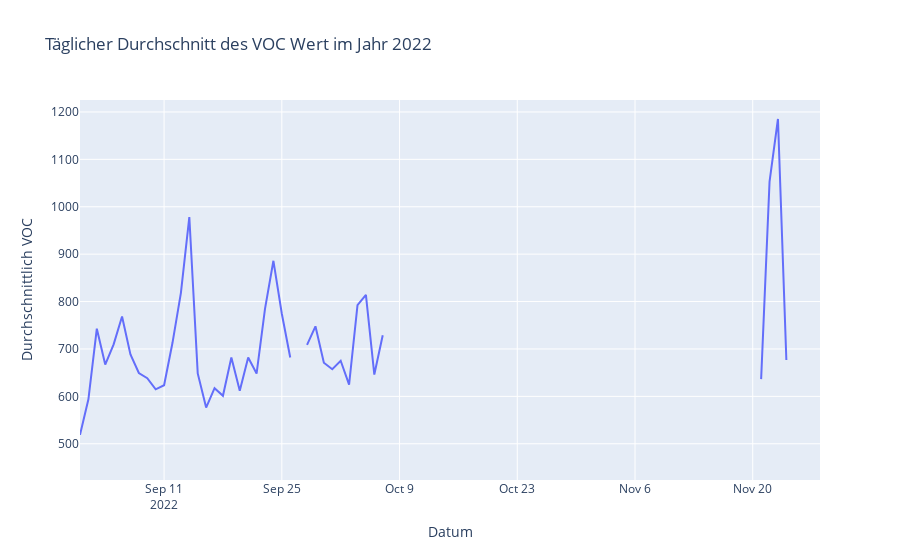

Notebook cell for this chart:
### Code cell
fig = px.line(daily_avg_voc_2022, x='date_time', y='VOC', title='Täglicher Durchschnitt des VOC Wert im Jahr 2022',
              labels={'date_time': 'Datum', 'VOC': 'Durchschnittlich VOC'})

fig.show()
